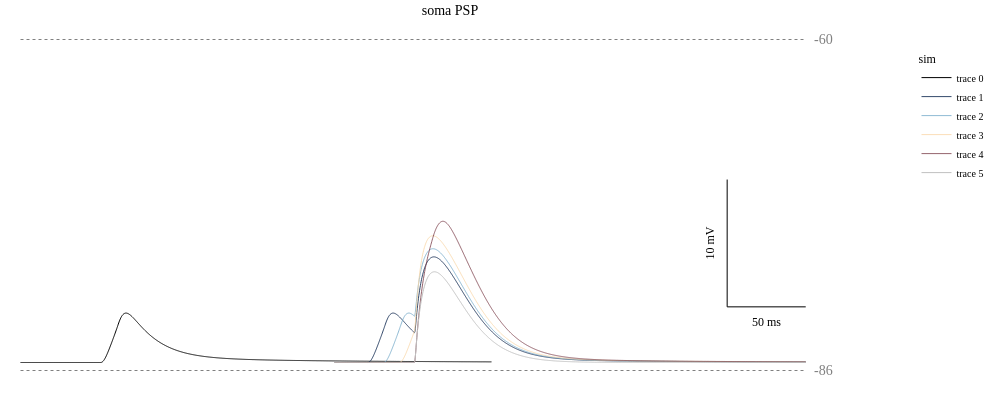
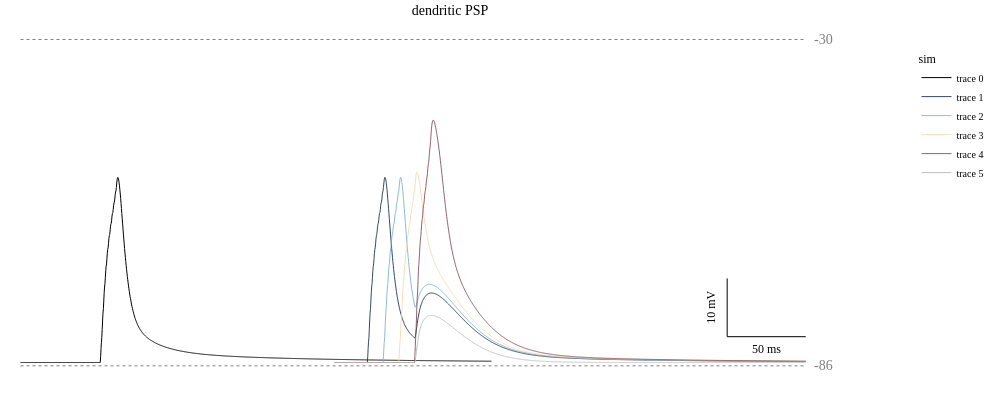

Here is the notebook cell these charts were saved with, in order:
### Code cell
fig_soma_master, fig_dend_master = plot3(somaV=soma_v_master, dendV=dend_v_master, yaxis='V (mV)', stim_time=120,
                                         sim_time=400, black_trace=0, gray_trace=1, x_err_bar=50, baseline=20, 
                                         ds=1, dt=deltat)    
fig_soma_master.show(config={"toImageButtonOptions": {"format": "svg"}})
fig_dend_master.show(config={"toImageButtonOptions": {"format": "svg"}})

if save:
    sim_image_path = 'downsample/{}/model{}/{}/images/sim{}'.format(cell_type, model, 'physiological' if physiological else 'nonphysiological', sim)
    os.makedirs(sim_image_path, exist_ok=True)
    fig_soma_master.write_image(f"{sim_image_path}/fig_soma_master.svg", format='svg', scale=3)
    fig_dend_master.write_image(f"{sim_image_path}/fig_dend_master.svg", format='svg', scale=3)

### Figure 1 — Plotly figure (JSON) as saved in the notebook; plotly's stock layout.template omitted (floating-point values rounded to 4 significant figures; data arrays with more than 128 entries replaced by an {"elided": "..."} marker saying what was removed)
{"data": [{"cliponaxis": false, "line": {"color": "#000000", "simplify": false, "width": 1}, "mode": "lines", "type": "scatter", "x": {"elided": "1200 float values"}, "y": {"elided": "1200 float values"}}, {"cliponaxis": false, "line": {"color": "rgba(0,29,71,0.80)", "simplify": false, "width": 1}, "mode": "lines", "type": "scatter", "x": {"elided": "1200 float values"}, "y": {"elided": "1200 float values"}}, {"cliponaxis": false, "line": {"color": "rgba(116,169,200,0.80)", "simplify": false, "width": 1}, "mode": "lines", "type": "scatter", "x": {"elided": "1200 float values"}, "y": {"elided": "1200 float values"}}, {"cliponaxis": false, "line": {"color": "rgba(249,214,167,0.80)", "simplify": false, "width": 1}, "mode": "lines", "type": "scatter", "x": {"elided": "1200 float values"}, "y": {"elided": "1200 float values"}}, {"cliponaxis": false, "line": {"color": "rgba(123,62,73,0.80)", "simplify": false, "width": 1}, "mode": "lines", "type": "scatter", "x": {"elided": "1200 float values"}, "y": {"elided": "1200 float values"}}, {"cliponaxis": false, "line": {"color": "#C0C0C0", "simplify": false, "width": 1}, "mode": "lines", "type": "scatter", "x": {"elided": "1200 float values"}, "y": {"elided": "1200 float values"}}], "layout": {"annotationdefaults": {"visible": true}, "annotations": [{"font": {"color": "gray", "size": 14}, "showarrow": false, "text": "-86", "x": 303.7, "xanchor": "left", "y": -86, "yanchor": "middle"}, {"font": {"color": "gray", "size": 14}, "showarrow": false, "text": "-60", "x": 303.7, "xanchor": "left", "y": -60, "yanchor": "middle"}, {"font": {"color": "black", "size": 12}, "showarrow": false, "text": "50 ms", "x": 274.8, "xref": "x", "y": -81.5, "yanchor": "top", "yref": "y"}, {"font": {"color": "black", "size": 12}, "showarrow": false, "text": "10 mV", "textangle": -90, "x": 244.8, "xanchor": "right", "xref": "x", "y": -76, "yanchor": "middle", "yref": "y"}], "autosize": false, "font": {"color": "black", "family": "Myriad Pro", "size": 10}, "height": 400, "legend": {"title": {"text": "sim"}, "tracegroupgap": 0, "traceorder": "normal", "x": 1.1, "y": 0.95}, "margin": {"b": 20, "l": 20, "r": 20, "t": 30}, "paper_bgcolor": "rgba(0,0,0,0)", "plot_bgcolor": "rgba(0,0,0,0)", "shapes": [{"line": {"color": "gray", "dash": "dot", "width": 1}, "type": "line", "x0": -200, "x1": 299.8, "xref": "x", "y0": -86, "y1": -86, "yref": "y"}, {"line": {"color": "gray", "dash": "dot", "width": 1}, "type": "line", "x0": -200, "x1": 299.8, "xref": "x", "y0": -60, "y1": -60, "yref": "y"}, {"line": {"color": "black", "width": 1}, "type": "line", "x0": 249.8, "x1": 299.8, "xref": "x", "y0": -81, "y1": -81, "yref": "y"}, {"line": {"color": "black", "width": 1}, "type": "line", "x0": 249.8, "x1": 249.8, "xref": "x", "y0": -81, "y1": -71, "yref": "y"}], "title": {"font": {"family": "Myriad Pro", "size": 14}, "text": "soma PSP", "x": 0.45}, "width": 1000, "xaxis": {"showgrid": false, "showticklabels": false, "zeroline": false}, "yaxis": {"dtick": 26, "showgrid": false, "showticklabels": false, "side": "right", "tick0": -86, "zeroline": false}}}

### Figure 2 — Plotly figure (JSON) as saved in the notebook; plotly's stock layout.template omitted (floating-point values rounded to 4 significant figures; data arrays with more than 128 entries replaced by an {"elided": "..."} marker saying what was removed)
{"data": [{"cliponaxis": false, "line": {"color": "#000000", "simplify": false, "width": 1}, "mode": "lines", "type": "scatter", "x": {"elided": "1200 float values"}, "y": {"elided": "1200 float values"}}, {"cliponaxis": false, "line": {"color": "rgba(0,29,71,0.80)", "simplify": false, "width": 1}, "mode": "lines", "type": "scatter", "x": {"elided": "1200 float values"}, "y": {"elided": "1200 float values"}}, {"cliponaxis": false, "line": {"color": "rgba(116,169,200,0.80)", "simplify": false, "width": 1}, "mode": "lines", "type": "scatter", "x": {"elided": "1200 float values"}, "y": {"elided": "1200 float values"}}, {"cliponaxis": false, "line": {"color": "rgba(249,214,167,0.80)", "simplify": false, "width": 1}, "mode": "lines", "type": "scatter", "x": {"elided": "1200 float values"}, "y": {"elided": "1200 float values"}}, {"cliponaxis": false, "line": {"color": "rgba(123,62,73,0.80)", "simplify": false, "width": 1}, "mode": "lines", "type": "scatter", "x": {"elided": "1200 float values"}, "y": {"elided": "1200 float values"}}, {"cliponaxis": false, "line": {"color": "#C0C0C0", "simplify": false, "width": 1}, "mode": "lines", "type": "scatter", "x": {"elided": "1200 float values"}, "y": {"elided": "1200 float values"}}], "layout": {"annotationdefaults": {"visible": true}, "annotations": [{"font": {"color": "gray", "size": 14}, "showarrow": false, "text": "-86", "x": 303.7, "xanchor": "left", "y": -86, "yanchor": "middle"}, {"font": {"color": "gray", "size": 14}, "showarrow": false, "text": "-30", "x": 303.7, "xanchor": "left", "y": -30, "yanchor": "middle"}, {"font": {"color": "black", "size": 12}, "showarrow": false, "text": "50 ms", "x": 274.8, "xref": "x", "y": -81.5, "yanchor": "top", "yref": "y"}, {"font": {"color": "black", "size": 12}, "showarrow": false, "text": "10 mV", "textangle": -90, "x": 244.8, "xanchor": "right", "xref": "x", "y": -76, "yanchor": "middle", "yref": "y"}], "autosize": false, "font": {"color": "black", "family": "Myriad Pro", "size": 10}, "height": 400, "legend": {"title": {"text": "sim"}, "tracegroupgap": 0, "traceorder": "normal", "x": 1.1, "y": 0.95}, "margin": {"b": 20, "l": 20, "r": 20, "t": 30}, "paper_bgcolor": "rgba(0,0,0,0)", "plot_bgcolor": "rgba(0,0,0,0)", "shapes": [{"line": {"color": "gray", "dash": "dot", "width": 1}, "type": "line", "x0": -200, "x1": 299.8, "xref": "x", "y0": -86, "y1": -86, "yref": "y"}, {"line": {"color": "gray", "dash": "dot", "width": 1}, "type": "line", "x0": -200, "x1": 299.8, "xref": "x", "y0": -30, "y1": -30, "yref": "y"}, {"line": {"color": "black", "width": 1}, "type": "line", "x0": 249.8, "x1": 299.8, "xref": "x", "y0": -81, "y1": -81, "yref": "y"}, {"line": {"color": "black", "width": 1}, "type": "line", "x0": 249.8, "x1": 249.8, "xref": "x", "y0": -81, "y1": -71, "yref": "y"}], "title": {"font": {"family": "Myriad Pro", "size": 14}, "text": "dendritic PSP", "x": 0.45}, "width": 1000, "xaxis": {"showgrid": false, "showticklabels": false, "zeroline": false}, "yaxis": {"dtick": 56, "showgrid": false, "showticklabels": false, "side": "right", "tick0": -86, "zeroline": false}}}
